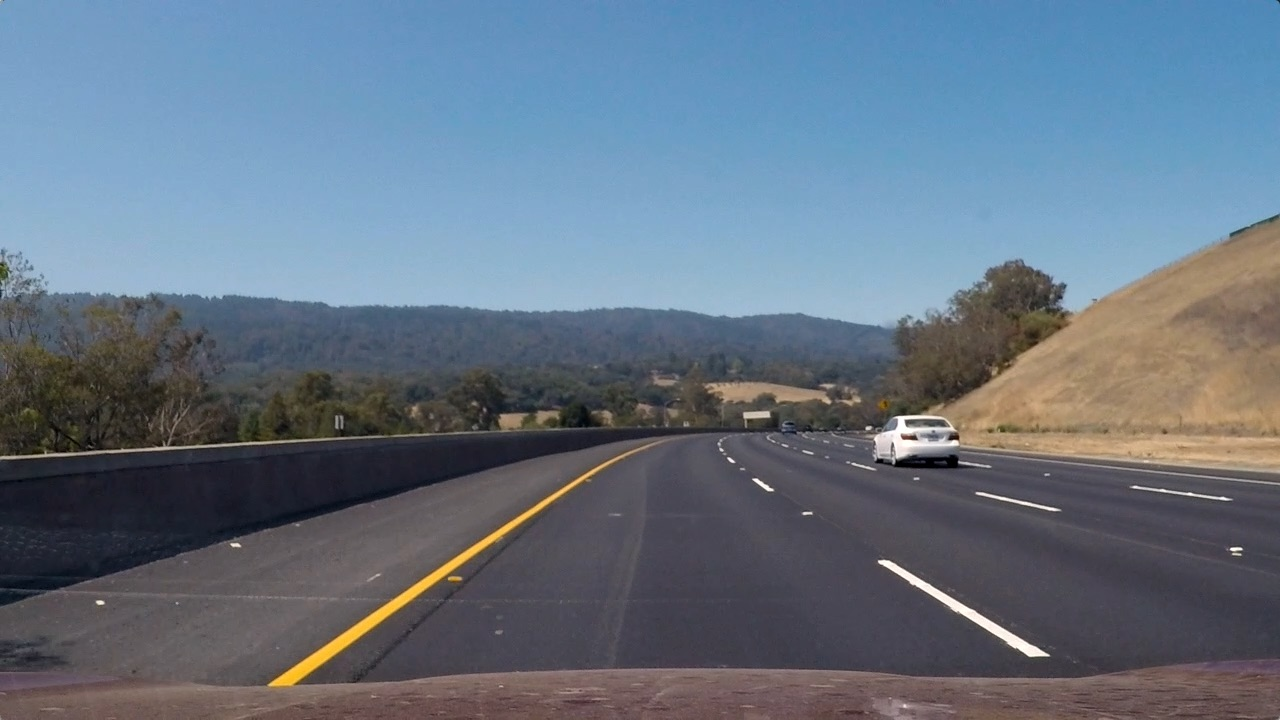
#> input picture P5-vehicle-detection/code/test_images/test3.jpg, 1280 x 720 px, found by its file name
$ python perspective_transform.py   (older library calls are emulated)
#> lines starting #> are read from the running program, lines starting #| are printed output that depends on the picture; after the words box and inside, x2 and y2 are one past the last pixel; in counts of white or black regions, pixels touching at a corner belong together
### P4-advanced-lane-finding/code/calibration.py
import glob
import cv2
import numpy as np
import pickle
import matplotlib.pyplot as plt

# [33 lines left out: function gene_pkl, not called in this run]


def calibrate(img):
    ''' 读取RGB图片，返回相机矫正后的RGB图片 '''

    # img = cv2.cvtColor(img, cv2.COLOR_BGR2RGB)

    with open('./calibration.pkl', 'rb') as f:
        cal = pickle.load(f)

    mtx = cal["mtx"]
    dist = cal["dist"]

    dst = cv2.undistort(img,mtx,dist,None,mtx)

    if __name__ == "__main__":
        # 返回f,两个对象（存放图片）
        f,(row_img, cal_img)=plt.subplots(1, 2)
        f.tight_layout()

        row_img.set_title("row img")
        row_img.imshow(img)
        cal_img.set_title("cal img")
        cal_img.imshow(dst)
        plt.show()

    return dst

# [9 lines that do not run on import are left out]
    #gene_pkl()

### P4-advanced-lane-finding/code/binary_image.py
from IPython.core.pylabtools import figsize

import cv2
import numpy as np
import matplotlib.pyplot as plt
import glob

print_img = True

# x,y方向上的梯度
print_sobel = False
# 纯度与亮度梯度
print_color_and_grad = False
# 打印结果
print_binary_result = False


def abs_sobel_thresh(img, orient='x', thresh=(0, 255)):
    '''传入RGB 返回x/y方向的梯度'''
    gray = cv2.cvtColor(img, cv2.COLOR_RGB2GRAY)
    if orient == 'x':
        sobel = cv2.Sobel(gray, cv2.CV_64F, dx=1, dy=0)
    else:
        sobel = cv2.Sobel(gray, cv2.CV_64F, dx=0, dy=1)

    sobel = np.abs(sobel)
    sobel = np.uint8(sobel * 255 / np.max(sobel))

    binary = np.zeros_like(sobel)
    binary[(sobel >= thresh[0]) & (sobel <= thresh[1])] = 1

    if print_sobel == True:
        f, (pic1, pic2) = plt.subplots(1, 2)

        pic1.set_title("raw")
        pic1.imshow(img)

        pic2.set_title(f'after abs_sobel_thresh {orient}')
        pic2.imshow(binary)

        plt.show()

    return np.copy(binary)


def mag_thresh(img, ksize=3, thresh=(0, 255)):
    '''传入RGB 计算图像梯度值 '''
    gray = cv2.cvtColor(img, cv2.COLOR_RGB2GRAY)

    sobelx = cv2.Sobel(gray, cv2.CV_64F, dx=1, dy=0, ksize=ksize)
    sobely = cv2.Sobel(gray, cv2.CV_64F, dx=0, dy=1, ksize=ksize)

    mag = np.sqrt(sobelx ** 2 + sobely ** 2)
    abs_mag = np.uint8(mag * 255 / np.max(mag))

    binary = np.zeros_like(abs_mag)
    binary[(abs_mag >= thresh[0]) & (abs_mag <= thresh[1])] = 1

    if print_img == False:
        f, (pic1, pic2) = plt.subplots(1, 2)
        pic1.set_title('raw')
        pic1.imshow(img)
        pic2.set_title('after mag_thresh')
        pic2.imshow(binary)
        plt.show()

    return binary


def dir_thresh(img, sobel_size=3, thresh=(0, np.pi / 2)):
    '''传入RGB 返回梯度方向夹角'''
    gray = cv2.cvtColor(img, cv2.COLOR_RGB2GRAY)
    kernel_sobel_x = cv2.Sobel(gray, cv2.CV_64F, dx=1, dy=0, ksize=sobel_size)
    kernel_sobel_y = cv2.Sobel(gray, cv2.CV_64F, dx=0, dy=1, ksize=sobel_size)

    angle = np.arctan2(np.abs(kernel_sobel_y), np.abs(kernel_sobel_x))

    binary = np.zeros_like(angle)
    binary[(angle >= thresh[0]) & (angle <= thresh[1])] = 1

    if print_img == False:
        f, (pic_1, pic_2) = plt.subplots(1, 2)

        pic_1.set_title('raw')
        pic_1.imshow(img)
        pic_2.set_title('after dir_thresh')
        pic_2.imshow(binary)
        plt.show()

    return binary


def region_mask(img):
    mask = np.zeros_like(img)

    hood = 20

    vertices = np.array([[(0, img.shape[0] - hood),
                          (int(img.shape[1] * 2 / 5), int((img.shape[0] - hood) * 3 / 5)),
                          (int(img.shape[1] * 3 / 5), int((img.shape[0] - hood) * 3 / 5)),
                          (img.shape[1], img.shape[0])]])
    intrest = 255

    cv2.fillPoly(mask, vertices, intrest)

    img = cv2.bitwise_and(img, mask)

    # plt.imshow(img)
    # plt.show()

    return img


use_s_channel_grad = True
if use_s_channel_grad == False:

    # [35 lines left out: function color_and_gradient, not called in this run]
else:
    def color_and_gradient(img, s_thresh=(170, 255), sx_thresh=(20, 100), s_channel_grad_thresh=(15, 100)):
        ''' 传入RGB 返回纯度与l，s梯度阈值 '''

        hls_img = cv2.cvtColor(img, cv2.COLOR_RGB2HLS)

        h_channel = hls_img[:, :, 0]
        l_channel = hls_img[:, :, 1]
        s_channel = hls_img[:, :, 2]

        l_threshed = np.copy(l_channel)
        l_threshed[l_channel < 200] = 0

        # # 创建子图
        # f, ((pic_1, pic_2), (pic_3, pic_4)) = plt.subplots(2, 2, figsize=(10, 8))
        # f.tight_layout()
        #
        # # 显示H通道（调整至0-255范围）
        # pic_1.set_title("H Channel")
        # pic_1.imshow(h_channel, cmap='gray', vmin=0, vmax=180)  # 显式指定数值范围
        #
        # # 显示L通道
        # pic_2.set_title("L Channel")
        # pic_2.imshow(l_threshed, cmap='gray')
        #
        # # 显示S通道
        # pic_3.set_title("S Channel")
        # pic_3.imshow(s_channel, cmap='gray')
        #
        # # 显示原始RGB图像（或转换HLS回RGB）
        # pic_4.set_title("Original RGB")
        # pic_4.imshow(img)  # 建议显示原始输入
        #
        # plt.show()

        # l通道检测水平方向梯度
        sobelx = cv2.Sobel(l_threshed, cv2.CV_64F, dx=1, dy=0)
        abs_sobelx = np.abs(sobelx)
        scaled_sobelx = np.uint8(abs_sobelx * 255 / np.max(abs_sobelx))

        l_channel_in_x_binary = np.zeros_like(scaled_sobelx)
        l_channel_in_x_binary[(scaled_sobelx >= sx_thresh[0]) & (scaled_sobelx <= sx_thresh[1])] = 1

        # s通道x方向的梯度
        s_channel_in_x_grad = np.abs(cv2.Sobel(s_channel, cv2.CV_64F, dx=1, dy=0))
        scaled_s_channel_in_x_grad = np.uint8(s_channel_in_x_grad * 255 / np.max(abs_sobelx))
        s_channel_in_x_binary = np.zeros_like(scaled_s_channel_in_x_grad)
        s_channel_in_x_binary[(scaled_s_channel_in_x_grad >= s_channel_grad_thresh[0]) & (
                scaled_s_channel_in_x_grad <= s_channel_grad_thresh[1])] = 1

        # s通道检测颜色纯度
        s_binary = np.zeros_like(s_channel)
        s_binary[(s_channel >= s_thresh[0]) & (s_channel <= s_thresh[1])] = 1

        # 返回二值图片
        combined = np.zeros_like(s_channel)
        combined[(l_channel_in_x_binary == 1) | (s_binary == 1) | (s_channel_in_x_binary == 1)] = 1
        # combined = np.dstack((np.zeros_like(l_channel_in_x_binary), l_channel_in_x_binary, s_binary)) * 255

        if print_color_and_grad == True:
            f, ((pic1, pic2), (pic3, pic4)) = plt.subplots(2, 2, figsize=(24, 9))
            f.tight_layout()
            pic1.set_title('combined')
            pic1.imshow(combined)
            pic2.set_title('l channel')
            pic2.imshow(l_channel_in_x_binary)
            pic3.set_title('s channel')
            pic3.imshow(s_binary)
            plt.show()

        return combined


def binary_process_pipeline(img):
    '''处理为二值图像'''

    # [17 lines of commented-out code are left out]
    sobelx = abs_sobel_thresh(np.copy(img), orient='x', thresh=(20, 100))
    sobely = abs_sobel_thresh(np.copy(img), orient="y", thresh=(20, 100))
    dir_binary = dir_thresh(np.copy(img), sobel_size=3, thresh=(0.7, 1.3))
    mag_binary = mag_thresh(np.copy(img), ksize=3, thresh=(30, 100))

    # 纯度处理
    color_binary = color_and_gradient(np.copy(img))

    # 结合
    combined = np.zeros_like(mag_binary)

    temp_sobx_soby = np.zeros_like(combined)
    temp_dir_mag = np.zeros_like(combined)

    temp_sobx_soby[(sobelx == 1) & (sobely == 1)] = 1
    temp_dir_mag[(dir_binary == 1) & (mag_binary == 1)] = 1

    combined[(temp_sobx_soby == 1) | (temp_dir_mag == 1) | (color_binary == 1)] = 1

    combined = region_mask(combined)

    if print_binary_result == True:
        f, ((pic_1, pic_2), (pic_3, pic_4)) = plt.subplots(2, 2)
        f.tight_layout()
        pic_1.set_title("color_binary")
        pic_1.imshow(color_binary)

        pic_2.set_title("sobx_soby")
        pic_2.imshow(temp_sobx_soby, cmap='gray')

        pic_3.set_title("dir_mag")
        pic_3.imshow(temp_dir_mag, cmap="gray")

        pic_4.set_title("combined")
        pic_4.imshow(combined, cmap="gray")
        plt.show()

    return combined


def gaussian_blur(img, kerner_size=9):
    return cv2.GaussianBlur(img, (kerner_size, kerner_size), 0)


# [15 lines that do not run on import are left out]

        # [13 lines of commented-out code are left out]

### P4-advanced-lane-finding/code/perspective_transform.py
import numpy as np
import matplotlib.pyplot as plt
import cv2


def warper(img):
    '''输入图片，返回透视变换后的图片'''

    # 图片numpy数组的shape是 （高，宽，通道），OpenCV的坐标体系是（宽，高，通道）
    img_size = (img.shape[1], img.shape[0])

    src = np.float32(
        [[(img_size[0] / 2) - 55, img_size[1] / 2 + 100],
         [((img_size[0] / 6) - 10), img_size[1]],
         [(img_size[0] * 5 / 6) + 60, img_size[1]],
         [(img_size[0] / 2 + 55), img_size[1] / 2 + 100]])

    # 定义逆时针时4点
    dst = np.float32(
        [[(img_size[0] / 4), 0],
         [(img_size[0] / 4), img_size[1]],
         [(img_size[0] * 3 / 4), img_size[1]],
         [(img_size[0] * 3 / 4), 0]])

    M = cv2.getPerspectiveTransform(src, dst)
    warped = cv2.warpPerspective(img, M, img_size, flags=cv2.INTER_NEAREST)  # 恢复原尺寸

    return warped

def restore_perspective(img):
    '''返回还原的图片'''
    # 图片numpy数组的shape是 （高，宽，通道），OpenCV的坐标体系是（宽，高，通道）
    img_size = (img.shape[1], img.shape[0])

    src = np.float32(
        [[(img_size[0] / 2) - 55, img_size[1] / 2 + 100],
         [((img_size[0] / 6) - 10), img_size[1]],
         [(img_size[0] * 5 / 6) + 60, img_size[1]],
         [(img_size[0] / 2 + 55), img_size[1] / 2 + 100]])

    # 定义逆时针时4点
    dst = np.float32(
        [[(img_size[0] / 4), 0],
         [(img_size[0] / 4), img_size[1]],
         [(img_size[0] * 3 / 4), img_size[1]],
         [(img_size[0] * 3 / 4), 0]])

    M = cv2.getPerspectiveTransform(dst, src)
    warped = cv2.warpPerspective(img, M, img_size, flags=cv2.INTER_NEAREST)  # 恢复原尺寸

    return warped


if __name__ == "__main__":
    from calibration import calibrate
    from binary_image import binary_process_pipeline
    from matplotlib.patches import Polygon

    path = "../IGNORE/test_images/test3.jpg"
    img = cv2.imread(path)
#> img is the input picture: shape (720, 1280, 3); mean B, G, R 130.7, 115.3, 101.1

    img = cv2.cvtColor(img, cv2.COLOR_BGR2RGB)
    img = calibrate(img)
#> (reads P4-advanced-lane-finding/code/calibration.pkl from the repository)
    binary = binary_process_pipeline(img)
#> in binary_process_pipeline, `sobelx = abs_sobel_thresh(np.copy(img), orient='x', thresh=(20, 100))`:
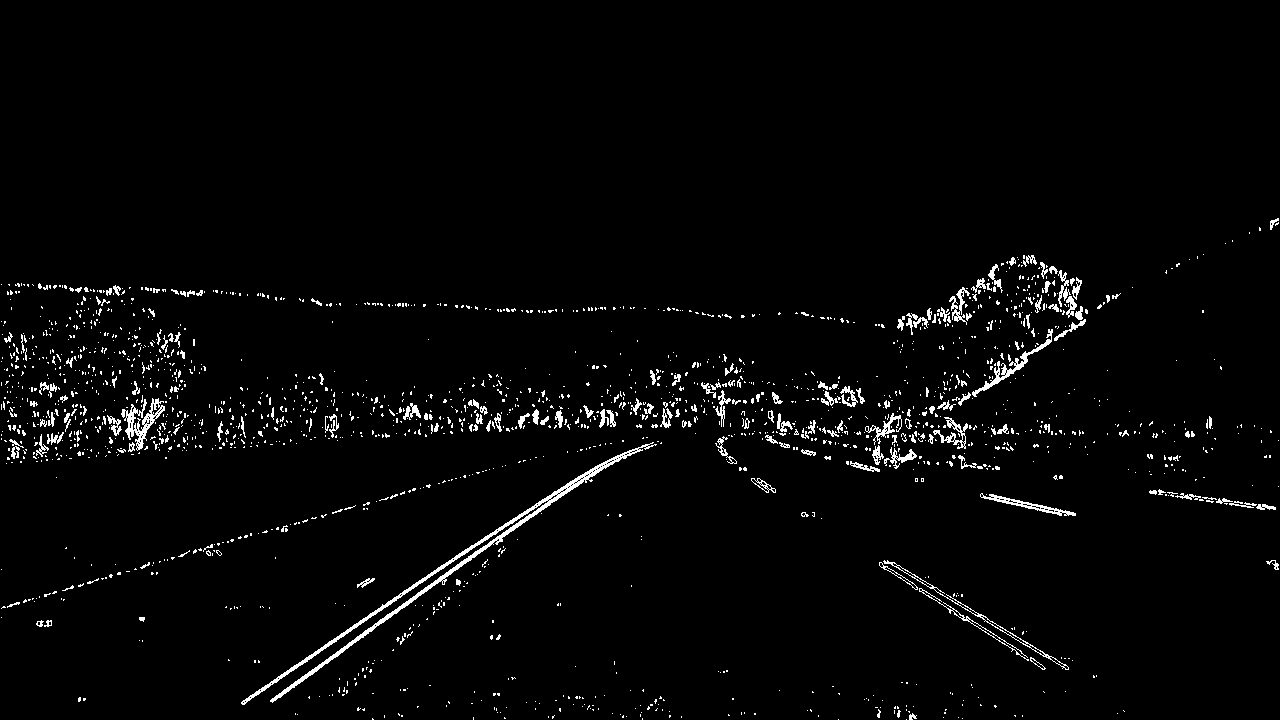
#> sobelx: shape (720, 1280); values 0 (black) and 1 (white), 2.5% white in thin lines or dots, all inside (x1, y1, x2, y2) = (1, 218, 1279, 720)
#> in binary_process_pipeline, `sobely = abs_sobel_thresh(np.copy(img), orient="y", thresh=(20, 100))`: sobely: shape (720, 1280); values 0 (black) and 1 (white), 4.1% white; 1600 white regions (1423 under 20 px), largest, box (x1, y1, x2, y2) and area: (0, 402, 1280, 709) 15258, (110, 285, 903, 330) 2809, (288, 420, 718, 444) 1609
#> in binary_process_pipeline, `dir_binary = dir_thresh(np.copy(img), sobel_size=3, thresh=(0.7, 1.3))`: dir_binary: shape (720, 1280) float64; values 0 (black) and 1 (white), 38.9% white in thin lines or dots
#> in binary_process_pipeline, `mag_binary = mag_thresh(np.copy(img), ksize=3, thresh=(30, 100))`: mag_binary: shape (720, 1280); values 0 (black) and 1 (white), 3.1% white in thin lines or dots, all inside (x1, y1, x2, y2) = (0, 218, 1280, 719)
#> in color_and_gradient, `hls_img = cv2.cvtColor(img, cv2.COLOR_RGB2HLS)`: hls_img: shape (720, 1280, 3); mean of channels 0, 1, 2 96.7, 116.1, 61.6
#> in color_and_gradient, `h_channel = hls_img[:, :, 0]`:
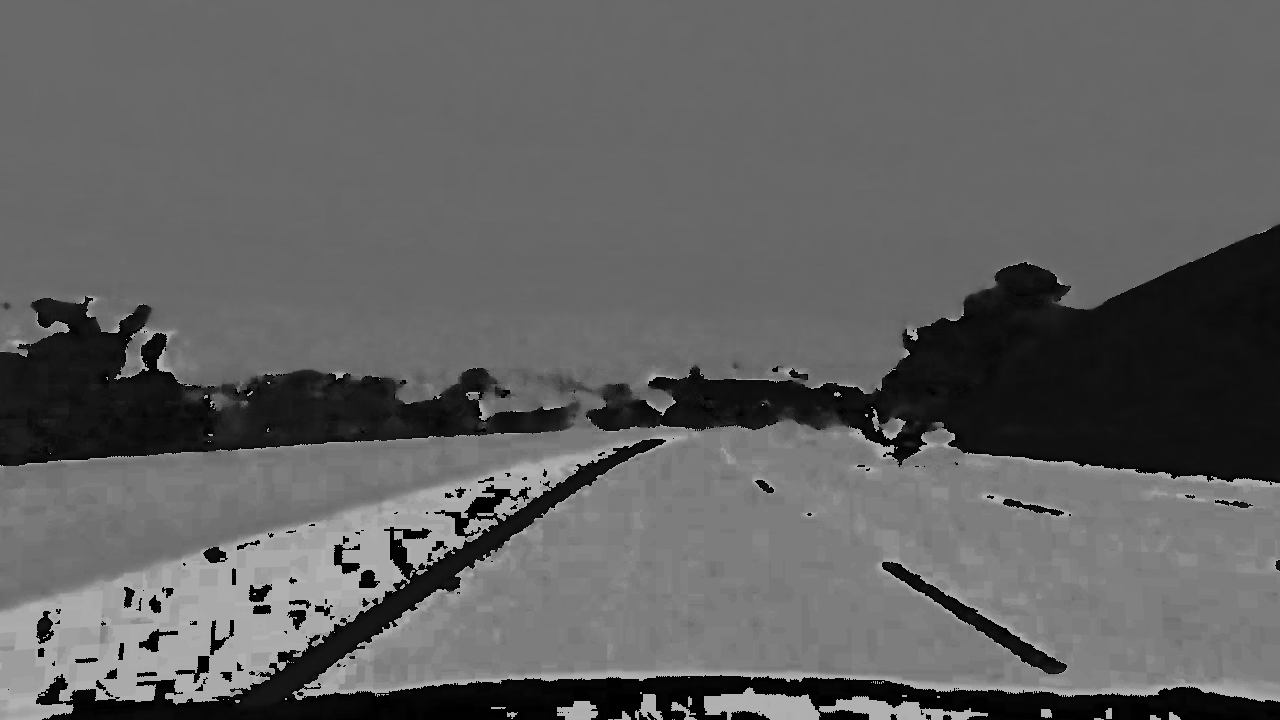
#> h_channel: shape (720, 1280); min 0, max 179, mean 96.7
#> in color_and_gradient, `s_channel = hls_img[:, :, 2]`:
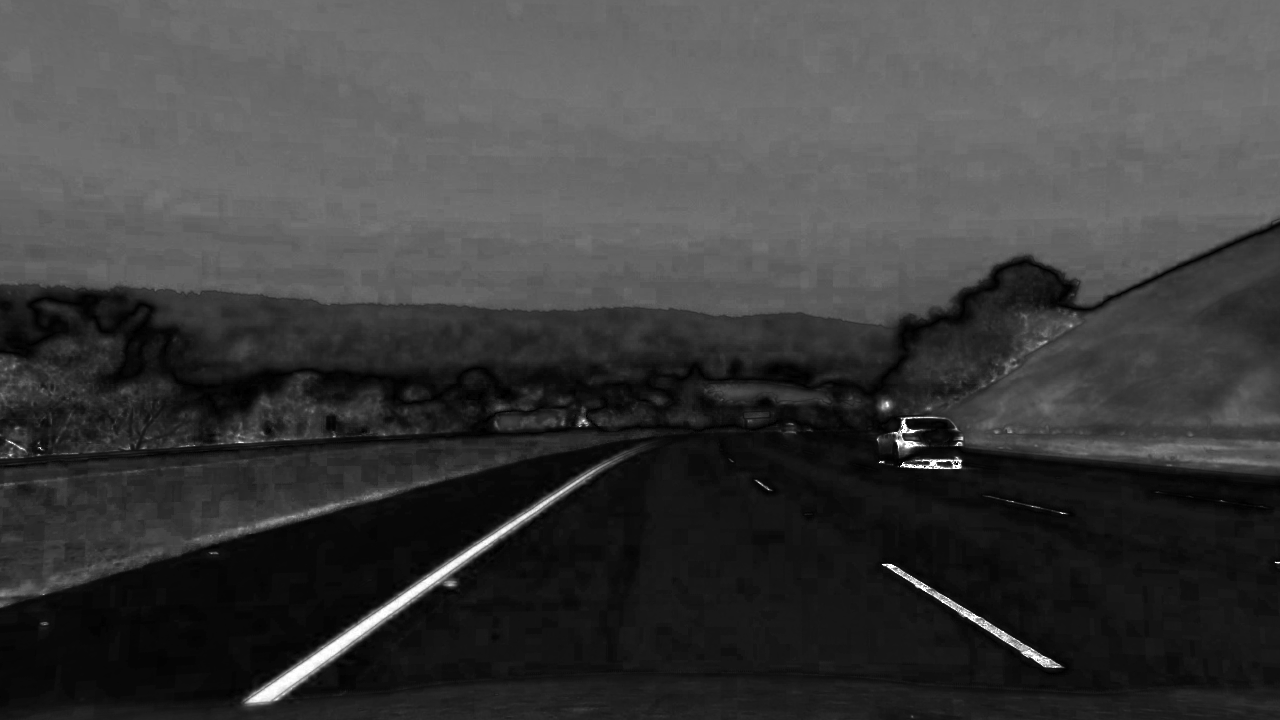
#> s_channel: shape (720, 1280); min 0, max 255, mean 61.6
#> in binary_process_pipeline, `color_binary = color_and_gradient(np.copy(img))`: color_binary: shape (720, 1280); values 0 (black) and 1 (white), 1.8% white; 848 white regions (784 under 20 px), largest, box (x1, y1, x2, y2) and area: (240, 460, 610, 706) 7456, (880, 562, 1067, 669) 2061, (884, 415, 939, 460) 725
#> in region_mask, `cv2.fillPoly(mask, vertices, intrest)`: mask: shape (720, 1280); 24.3% white; 1 white region, box (x1, y1, x2, y2) and area: (0, 420, 1280, 720) 224061
#> binary: shape (720, 1280); values 0 (black) and 1 (white), 1.3% white; 327 white regions (314 under 20 px), largest, box (x1, y1, x2, y2) and area: (240, 442, 658, 705) 8177, (880, 561, 1069, 670) 2348, (751, 477, 776, 493) 155
    warp = warper(img)
#> in warper, `warped = cv2.warpPerspective(img, M, img_size, flags=cv2.INTER_NEAREST)`:
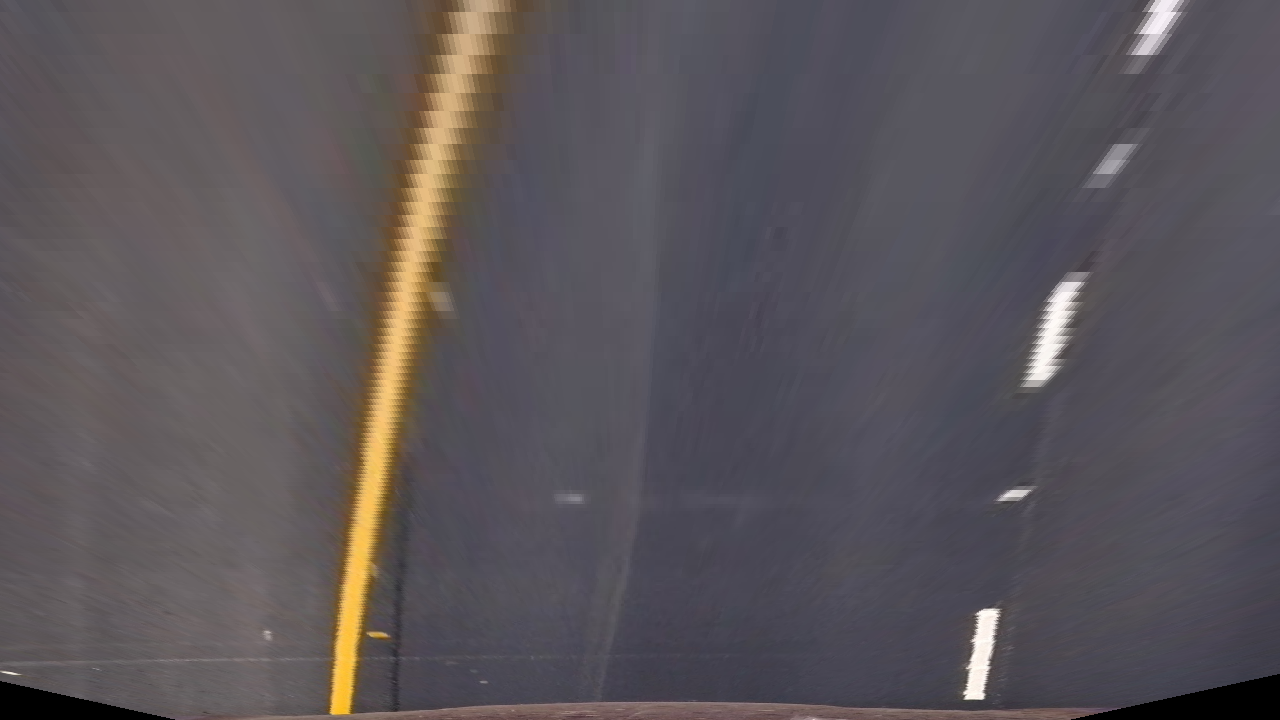
#> warped: shape (720, 1280, 3); mean R, G, B 90.6, 85.2, 89.6

#> (the run stopped early here; a loop or call above may not have finished)
